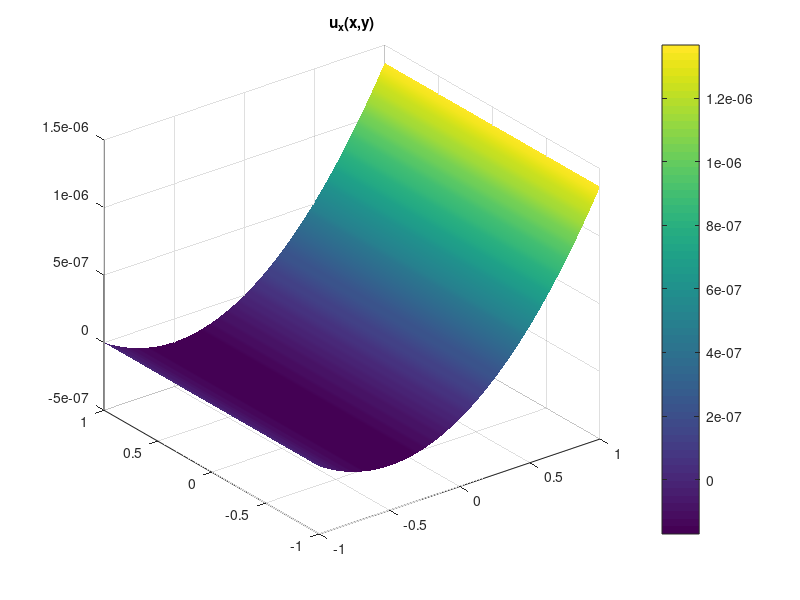
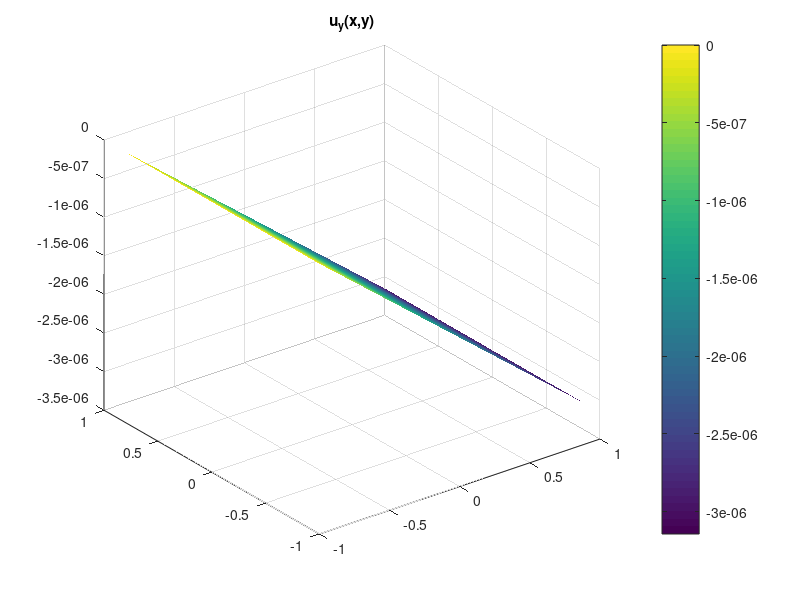
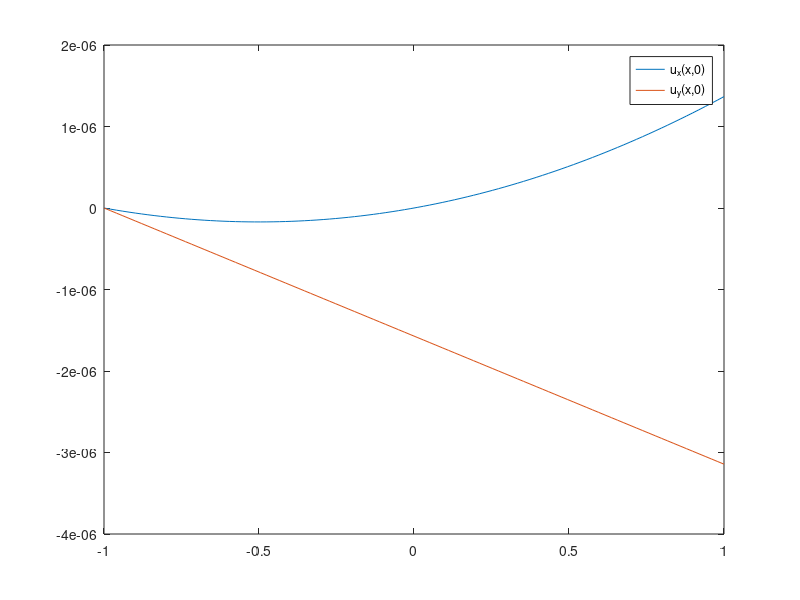
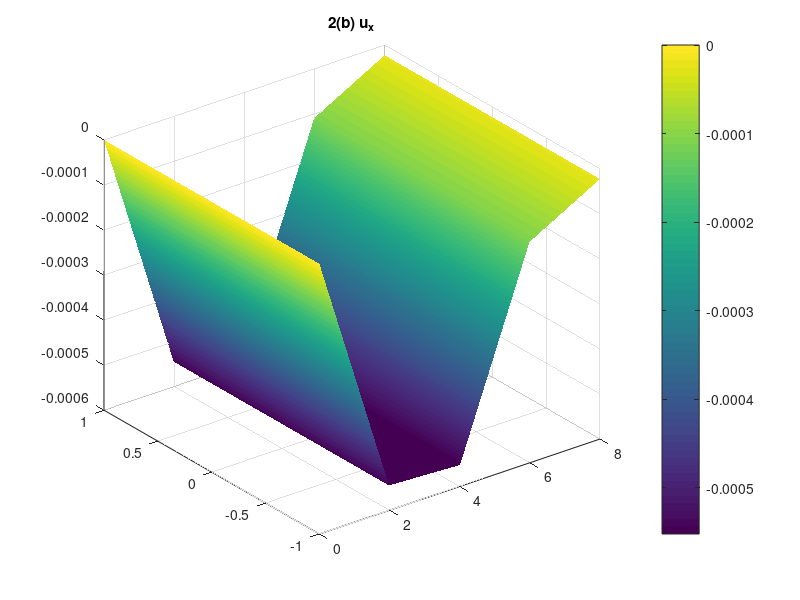

MATLAB code for these plots, in order:
function [M2b, ux_N, uy_N] = q2()
%% Global variables
global E nu alpha beta dg_ijdx dg_ijdy dg_ijdx_gen dg_ijdy_gen

%% Physical problem parameters
E = 1.18e11; % Young's modulus for titanium Ti-6Al-2Nb-1Ta-0.8Mo [N/m^2]
nu = 0.31;   % Poisson's ratio for Titanium Ti-6Al-2Nb-1Ta-0.8Mo
alpha = E/(1-nu^2);
beta = (1-nu)/2;
% syms E nu alpha beta; % uncomment to calculate M analytically

%% Function handles for the bilinear basis functions and their derivatives
% Cell array with function handles for the four g_ij basis functions.
% i,j = 1 corresponds to the - subscript. i,j = 2 to the + subscript.
% E.g. g_ij{2,1} returns the g_+- function handle.
g_ij = {@(x,y) (1+x).*(1+y)./4, @(x,y) (1+x).*(1-y)./4;  % g_--, g_-+
        @(x,y) (1-x).*(1+y)./4, @(x,y) (1-x).*(1-y)./4}; % g_+-, g_++

% Generalized basis functions over the domain [x0-a,x0+a]x[y0-b,y0+b]
g_ij_gen = {@(x,y,x0,y0,a,b)  (x-(x0-a))*(y-(y0-b))/(4*a*b), ...
            @(x,y,x0,y0,a,b) -(x-(x0+a))*(y-(y0-b))/(4*a*b);
            @(x,y,x0,y0,a,b) -(x-(x0-a))*(y-(y0+b))/(4*a*b), ...
            @(x,y,x0,y0,a,b)  (x-(x0+a))*(y-(y0+b))/(4*a*b)};
    
% Function handles for the x-derivatives of the basis functions g_ij.
% Note: Returned function handles are still multivariate (x,y) to remain
% compatible with our 2D Gauss-Legendre quadrature function, which
% integrates them over the unit square.
dg_ijdx = {@(x,y)  (1+y)/4, @(x,y)  (1-y)/4;  % dg_--/dx, dg_-+/dx
           @(x,y) -(1+y)/4, @(x,y) -(1-y)/4}; % dg_+-/dx, dg_++/dx

% x derivative of the generalized basis functions
dg_ijdx_gen = {@(x,y,x0,y0,a,b)  (y-(y0-b))/(4*a*b), ...
               @(x,y,x0,y0,a,b) -(y-(y0-b))/(4*a*b);
               @(x,y,x0,y0,a,b) -(y-(y0+b))/(4*a*b), ...
               @(x,y,x0,y0,a,b)  (y-(y0+b))/(4*a*b)};

% Function handles for the y-derivatives of the basis functions g_ij.
dg_ijdy = {@(x,y) (1+x)/4, @(x,y) -(1+x)/4;  % dg_--/dy, dg_-+/dy
           @(x,y) (1-x)/4, @(x,y) -(1-x)/4}; % dg_+-/dy, dg_++/dy

% y derivatives of the generalized basis functions
dg_ijdy_gen = {@(x,y,x0,y0,a,b)  (x-(x0-a))/(4*a*b), ...
               @(x,y,x0,y0,a,b) -(x-(x0+a))/(4*a*b);
               @(x,y,x0,y0,a,b) -(x-(x0-a))/(4*a*b), ...
               @(x,y,x0,y0,a,b)  (x-(x0+a))/(4*a*b)};
       
%% Problem 2(a): single element (unit square) beam under stress
% Element parameters
x0 = 0;
y0 = 0;
a = 1;
b = 1;

% Build M matrix block by block.
M = zeros(8,8);
% M = sym('M', [8 8]);  % uncomment to calculate M analytically
for gamma=1:4
    for delta=1:4
        M(2*gamma-1:2*gamma, 2*delta-1:2*delta) = B(gamma, delta);
    end
end

% Build right hand side vector containing the forces.
F_delta = 8e4; % [N/m^2]

b = zeros(8,1);
g_11 = g_ij{1,1};
b(2) = -F_delta * g_11(1,0);
g_12 = g_ij{1,2};
b(4) = -F_delta * g_12(1,0);
g_21 = g_ij{2,1};
b(6) = -F_delta * g_21(1,0);
g_22 = g_ij{2,2};
b(8) = -F_delta * g_22(1,0);

% Imposing that u_x = 0 and u_y = 0 for x=-1, -1<=y<=1 is equivalent to imposing
% that a_+-, a_++, b+-, and b_++ all equal zero. So we are just interested in
% solving the top left 4x4 system of linear equations.
M2a = M(1:4,1:4);
b2a = b(1:4);
a2a = M2a \ b2a;

% Calculate and plot deflection fields from the a_ij, b_ij coefficients.
ux = @(x,y) a2a(1).*g_ij{1,1}(x,y) + a2a(3).*g_ij{1,2}(x,y);
uy = @(x,y) a2a(2).*g_ij{1,1}(x,y) + a2a(4).*g_ij{1,2}(x,y);
x = repmat(linspace(-1,1,100),[100,1]);
y = repmat(linspace(-1,1,100),[100,1]);
ux_xy = ux(x,y);
uy_xy = uy(x,y);

figure;
surf(x, y', ux_xy); shading interp; colorbar; title('u_x(x,y)');

figure;
surf(x, y', uy_xy); shading interp; colorbar; title('u_y(x,y)');

figure;
plot(x(end/2,:), ux_xy(end/2,:)', x(end/2,:), uy_xy(end/2,:)');
legend('u_x(x,0)', 'u_y(x,0)');

%% Problem 2(b): rectangular beam (composed of N elements) under stress
N = 4;

% Assemble the block-diagonal matrix.
M2b = zeros(4*(N+1), 4*(N+1));
for n=2:N
    x0 = 2*n-1;
    y0 = 0;
    a = 1;
    b = 1;
    
    M2 = zeros(8,8);
    for gamma=1:4
        for delta=1:4
            M2(2*gamma-1:2*gamma, 2*delta-1:2*delta) = B_gen(gamma, delta, x0, y0, a, b);
        end
    end
    
    M2b(4*n-3:4*n+4, 4*n-3:4*n+4) = fliplr(flipud(M2));
end

% Imposing the u_x = u_y = 0 BC at the left wall.
M2b(1:4,1:4) = zeros(4,4);
M2b(5:8,1:4) = zeros(4,4);
M2b(1:4,5:8) = zeros(4,4);

b2b = zeros(4*N+4,1);
b2b(end) = -F_delta * g_11(2*N,0);
b2b(end-2) = -F_delta * g_12(2*N,0);
b2b(end-4) = -F_delta * g_21(2*N,0);
b2b(end-6) = -F_delta * g_22(2*N,0);

% b2b(end-6) = -F_delta * g_11(2*N,0);
% b2b(end-4) = -F_delta * g_12(2*N,0);
% b2b(end-2) = -F_delta * g_21(2*N,0);
% b2b(end) = -F_delta * g_22(2*N,0);

a2b = zeros(4*N+4,1);
a2b(5:end) = M2b(5:end, 5:end) \ b2b(5:end);
% a2b = M2b \ b2b;

ux_N = [];
uy_N = [];

for n=1:N
    a_n = a2b(4*n-3:4*n+4);
    aij = a_n(1:2:7);
    bij = a_n(2:2:8);
 
    x0 = 2*n-1;
    y0 = 0;
    a = 1;
    b = 1;
    ux = @(x,y) aij(4).*g_ij_gen{1,1}(x,y,x0,y0,a,b) ...
              + aij(3).*g_ij_gen{1,2}(x,y,x0,y0,a,b) ...
              + aij(2).*g_ij_gen{2,1}(x,y,x0,y0,a,b) ...
              + aij(1).*g_ij_gen{2,2}(x,y,x0,y0,a,b);
    uy = @(x,y) bij(4).*g_ij_gen{1,1}(x,y,x0,y0,a,b) ...
              + bij(3).*g_ij_gen{1,2}(x,y,x0,y0,a,b) ...
              + bij(2).*g_ij_gen{2,1}(x,y,x0,y0,a,b) ...
              + bij(1).*g_ij_gen{2,2}(x,y,x0,y0,a,b);
    
    x = repmat(linspace(2*n,2*n+2,100), [100,1]);
    y = repmat(linspace(-1,1,100), [100,1]);
    
    ux_N = [ux_N; ux(x,y)'];
    uy_N = [uy_N; uy(x,y)'];
end

x = linspace(0,2*N,100*N);
y = linspace(-1,1,100);
figure; surf(x,y,ux_N'); title('2(b) u_x'); shading interp; colorbar;
figure; surf(x,y,uy_N'); title('2(b) u_y'); shading interp; colorbar;
end

%% Gauss-Legendre quadrature integration
function integral = gauss_legendre_quadrature_2D(f, x1, x2, y1, y2)
% Integrate the function f(x,y) over the domain [x1,x2]x[y1,y2] using
% Gaussian quadrature with a unit weighing function \omega(x,y)=1 so the
% associated polynomials are the Legendre polynomials and thus the method
% is known as Gauss-Legendre quadrature with two quadrature points for each
% spatial dimension as we only need to integrate bilinear functions.
    scaled_f = @(x,y) f((x2-x1)*x/2 + (x1+x2)/2, (y2-y1)*y/2 + (y1+y2)/2);
    integral = (x2-x1)*(y2-y1)/4 * ...
               ( scaled_f(-1/sqrt(3), -1/sqrt(3)) ...
               + scaled_f(-1/sqrt(3), 1/sqrt(3)) ...
               + scaled_f(1/sqrt(3), -1/sqrt(3)) ...
               + f(1/sqrt(3), 1/sqrt(3)) );
end

%% Interface for looking up derivatives of the bilinear basis functions.
function dg = dg(i,j,m)
% Returns the function handle corresponding to the m derivative of the g_ij
% basis function, that is dg_ij/dx_m. i,j can take on the values {1,2} where 1
% corresponds to the - subscript, 2 to the + subscript. m can take on the string
% values {'x','y'}.

    assert(i==1 || i==2, 'Invalid value for i, not 1 (-) or 2 (+)!')
    assert(j==1 || j==2, 'Invalid value for j, not 1 (-) or 2 (+)!')
    assert(m=='x' || m=='y', 'Invalid value for m, not ''x'' or ''y''!')

    global dg_ijdx dg_ijdy

    if m == 'x'
        dg = dg_ijdx{i,j};
    elseif m == 'y'
        dg = dg_ijdy{i,j};
    end
end

function dg = dg_gen(i,j,m)
% Returns the function handle corresponding to the m derivative of the g_ij
% basis function, that is dg_ij/dx_m. i,j can take on the values {1,2} where 1
% corresponds to the - subscript, 2 to the + subscript. m can take on the string
% values {'x','y'}.

    assert(i==1 || i==2, 'Invalid value for i, not 1 (-) or 2 (+)!')
    assert(j==1 || j==2, 'Invalid value for j, not 1 (-) or 2 (+)!')
    assert(m=='x' || m=='y', 'Invalid value for m, not ''x'' or ''y''!')

    global dg_ijdx_gen dg_ijdy_gen

    if m == 'x'
        dg = dg_ijdx_gen{i,j};
    elseif m == 'y'
        dg = dg_ijdy_gen{i,j};
    end
end

%% Implementation of the rank-6 G_ijkl^mn tensor-like symbol.
function G = G(i,j,k,l,m,n)
    global alpha
    assert(i==1 || i==2, 'Invalid value for i, not 1 (-) or 2 (+)!')
    assert(j==1 || j==2, 'Invalid value for j, not 1 (-) or 2 (+)!')
    assert(k==1 || k==2, 'Invalid value for k, not 1 (-) or 2 (+)!')
    assert(l==1 || l==2, 'Invalid value for l, not 1 (-) or 2 (+)!')
    assert(m=='x' || m=='y', 'Invalid value for m, not ''x'' or ''y''!')
    assert(n=='x' || n=='y', 'Invalid value for m, not ''x'' or ''y''!')

    dg1 = dg(i,j,m);
    dg2 = dg(k,l,n);
    integrand = @(x,y) alpha*dg1(x,y)*dg2(x,y);
    G = gauss_legendre_quadrature_2D(integrand, -1, 1, -1, 1);
end

function G = G_gen(i,j,k,l,m,n,x0,y0,a,b)
    global alpha
    assert(i==1 || i==2, 'Invalid value for i, not 1 (-) or 2 (+)!')
    assert(j==1 || j==2, 'Invalid value for j, not 1 (-) or 2 (+)!')
    assert(k==1 || k==2, 'Invalid value for k, not 1 (-) or 2 (+)!')
    assert(l==1 || l==2, 'Invalid value for l, not 1 (-) or 2 (+)!')
    assert(m=='x' || m=='y', 'Invalid value for m, not ''x'' or ''y''!')
    assert(n=='x' || n=='y', 'Invalid value for m, not ''x'' or ''y''!')

    dg1 = dg_gen(i,j,m);
    dg2 = dg_gen(k,l,n);
    integrand = @(x,y) alpha*dg1(x,y,x0,y0,a,b)*dg2(x,y,x0,y0,a,b);
    G = gauss_legendre_quadrature_2D(integrand, x0-a, x0+a, y0-b, y0+b);
end

%% Generates and returns the 2x2 block matrices B_gamma,delta.
function B = B(gamma, delta)
    global nu beta

    four2two = {[1,1], [1,2], [2,1], [2,2]};
    [i,j] = deal(four2two{gamma}(1), four2two{gamma}(2));
    [k,l] = deal(four2two{delta}(1), four2two{delta}(2));

    B_11 = G(i,j,k,l,'x','x') + beta*G(i,j,k,l,'y','y');
    B_12 = nu*G(i,j,k,l,'x','y') + beta*G(i,j,k,l,'y','x');
    B_21 = beta*G(i,j,k,l,'x','y') + nu*G(i,j,k,l,'y','x');
    B_22 = beta*G(i,j,k,l,'x','x') + G(i,j,k,l,'y','y');

    B = [B_11, B_12; B_21, B_22];
end

function B = B_gen(gamma, delta,x0,y0,a,b)
    global nu beta

    four2two = {[1,1], [1,2], [2,1], [2,2]};
    [i,j] = deal(four2two{gamma}(1), four2two{gamma}(2));
    [k,l] = deal(four2two{delta}(1), four2two{delta}(2));
    
    G2 = @(i,j,k,l,m,n) G_gen(i,j,k,l,m,n,x0,y0,a,b);

    B_11 = G2(i,j,k,l,'x','x') + beta*G2(i,j,k,l,'y','y');
    B_12 = nu*G2(i,j,k,l,'x','y') + beta*G2(i,j,k,l,'y','x');
    B_21 = beta*G2(i,j,k,l,'x','y') + nu*G2(i,j,k,l,'y','x');
    B_22 = beta*G2(i,j,k,l,'x','x') + G2(i,j,k,l,'y','y');

    B = [B_11, B_12; B_21, B_22];
end
